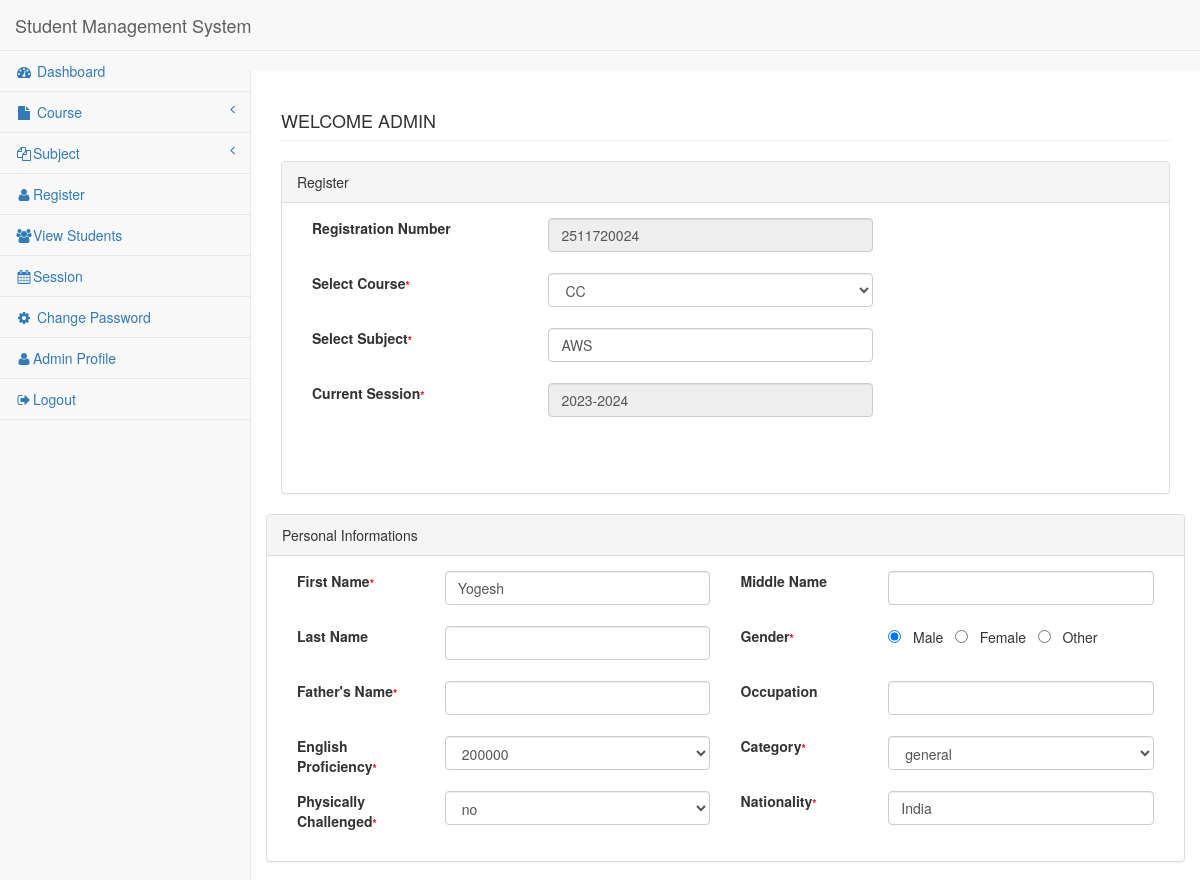
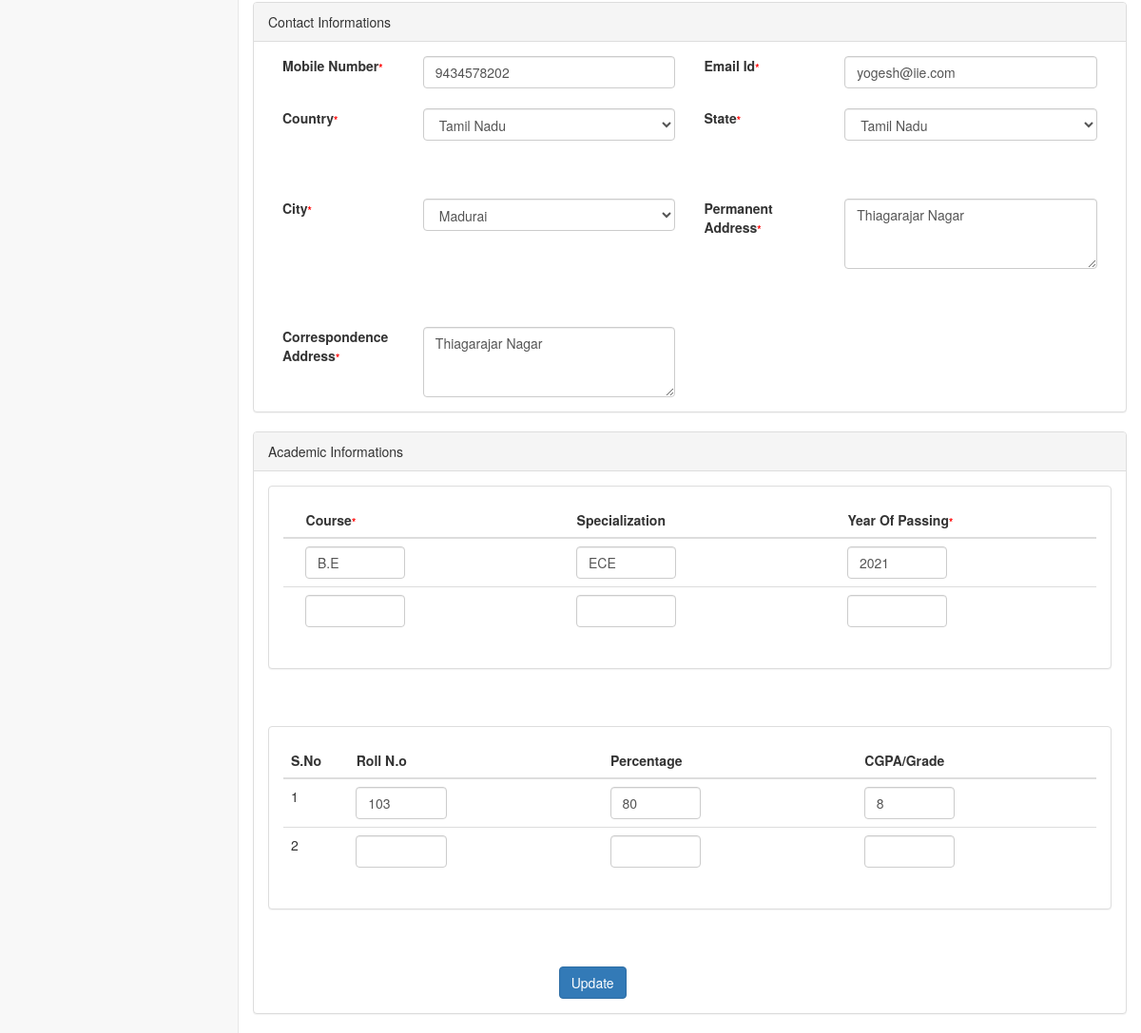
Page /edit-student.php?id=8 (signed in) on the committed database (2 pictures, top to bottom).
### tables this page shows
CREATE TABLE `registration` (
  `id` int(11) NOT NULL,
  `course` varchar(250) NOT NULL,
  `subject` varchar(250) NOT NULL,
  `fname` varchar(250) NOT NULL,
  `mname` varchar(250) NOT NULL,
  `lname` varchar(250) NOT NULL,
  `gender` varchar(50) NOT NULL,
  `gname` varchar(250) NOT NULL,
  `ocp` varchar(50) NOT NULL,
  `income` varchar(250) NOT NULL,
  `category` varchar(250) NOT NULL,
  `pchal` varchar(250) NOT NULL,
  `nationality` varchar(250) NOT NULL,
  `mobno` varchar(50) NOT NULL,
  `emailid` varchar(250) NOT NULL,
  `country` varchar(50) NOT NULL,
  `state` varchar(50) NOT NULL,
  `dist` varchar(50) NOT NULL,
  `padd` text NOT NULL,
  `cadd` text NOT NULL,
  `board` varchar(50) NOT NULL,
  `roll` varchar(50) NOT NULL,
  `pyear` varchar(50) NOT NULL,
  `sub` varchar(250) NOT NULL,
  `marks` bigint(100) NOT NULL,
  `fmarks` bigint(100) NOT NULL,
  `board1` varchar(250) NOT NULL,
  `roll1` varchar(250) NOT NULL,
  `yop1` varchar(250) NOT NULL,
  `sub1` varchar(250) NOT NULL,
  `session` varchar(250) NOT NULL,
  `marks1` varchar(50) NOT NULL,
  `fmarks1` varchar(50) NOT NULL,
  `regno` varchar(250) NOT NULL,
  `regdate` timestamp NOT NULL DEFAULT current_timestamp()
);

CREATE TABLE `tbl_course` (
  `cid` int(11) NOT NULL,
  `cshort` varchar(250) DEFAULT NULL,
  `cfull` varchar(250) DEFAULT NULL,
  `cdate` varchar(50) DEFAULT NULL,
  `update_date` varchar(200) DEFAULT NULL
);

CREATE TABLE `states` (
  `id` int(11) NOT NULL,
  `name` varchar(30) NOT NULL,
  `country_id` int(11) NOT NULL DEFAULT 1
);

### edit-student.php (the view, shortened to what this page needs)
<?php session_start();
include('includes/dbconnection.php');
if (strlen($_SESSION['aid']==0)) {
  header('location:logout.php');
  } else{
?>
<!DOCTYPE html>
<html lang="en">
<head>
<link href="browser_components/bootstrap/dist/css/bootstrap.min.css"
	rel="stylesheet">
<link href="browser_components/metisMenu/dist/metisMenu.min.css"
	rel="stylesheet">
<link href="dist/css/sb-admin-2.css" rel="stylesheet">
<link href="browser_components/font-awesome/css/font-awesome.min.css"
	rel="stylesheet" type="text/css">
</head>
<body>
<form method="post" >
	<div id="wrapper">
    <?php include('leftbar.php')?>;
		<div id="page-wrapper">
			<div class="row">
				<div class="col-lg-12">
					<h4 class="page-header"> <?php echo strtoupper("welcome"." ".htmlentities($_SESSION['login']));?></h4>
				</div>
			</div>
<?php
$sid=intval($_GET['id']);
$query=mysqli_query($con,"SELECT *,states.name as sname,states.id as sid FROM registration
join tbl_course on tbl_course.cid=registration.course left join countries on countries.id=registration.country
LEFT join states on states.id=registration.state where registration.id='$sid'");
while ($res=mysqli_fetch_array($query)) {
?>
			<div class="row">
			<div class="col-lg-12">
			<div class="panel panel-default">
			<div class="panel-heading">Register</div>
			<div class="panel-body">
			<div class="row">
			<div class="col-lg-10">
		<div class="form-group">
		<div class="col-lg-4">
		<label>Registration Number</label>
		</div>
		<div class="col-lg-6">
 <input class="form-control" name="regno"  id="regno"  value="<?php echo $res['regno'];?>" readonly>
	</div>
	 </div>
<br><br>
			<div class="form-group">
		    <div class="col-lg-4">
			<label>Select Course<span id="" style="font-size:11px;color:red">*</span>	</label>
			</div>
			<div class="col-lg-6">
<select class="form-control" name="course-short" id="cshort"  onchange="showSub(this.value)" required="required" >
<option VALUE="<?php echo $cid=$res['cid']?>"><?php echo $res['cshort'];?></option>
</select>
										</div>
										</div>
								<br><br>
		<div class="form-group">
		<div class="col-lg-4">
		<label>Select Subject<span id="" style="font-size:11px;color:red">*</span></label>
		</div>
		<div class="col-lg-6">
 <input class="form-control" name="c-full"  id="c-full"  value="<?php echo $res['subject'];?>">
	</div>
	 </div>
	 <br><br>
			<div class="form-group">
		<div class="col-lg-4">
		<label>Current  Session<span id="" style="font-size:11px;color:red">*</span></label>
		</div>
		<div class="col-lg-6">
	   <input class="form-control" name="session" value="<?php echo htmlentities($res['session']);?>" readonly>
	 </div>
	 <br><br>
	</div>
	<br><br>
				</div>
					</div>
							</div>
						</div>
					</div>
			<div class="row">
			<div class="col-lg-12">
			<div class="panel panel-default">
			<div class="panel-heading">Personal Informations</div>
			<div class="panel-body">
			<div class="row">
			<div class="col-lg-12">
			<div class="form-group">
		    <div class="col-lg-2">
			<label>First Name<span id="" style="font-size:11px;color:red">*</span>	</label>
			</div>
			<div class="col-lg-4">
			<input class="form-control" name="fname" value="<?php echo htmlentities($res['fname']);?>"required="required">
			</div>
			 <div class="col-lg-2">
			<label>Middle Name</label>
			</div>
			<div class="col-lg-4">
			<input class="form-control" name="mname" value="<?php echo htmlentities($res['mname']);?>">
			</div>
			</div>
			<br><br>
		<div class="form-group">
		    <div class="col-lg-2">
			<label>Last Name</label>
			</div>
			<div class="col-lg-4">
			<input class="form-control" name="lname" value="<?php echo htmlentities($res['lname']);?>">
			</div>
			 <div class="col-lg-2">
			<label>Gender<span id="" style="font-size:11px;color:red">*</span></label>
			</div>
			<div class="col-lg-4">
			<?php
			if (strcasecmp($res['gender'],"Male")==0){?>
		 <input type="radio" name="gender" id="male" value="Male" required="required" checked> &nbsp; Male &nbsp;
		 <?php }else{ ?>
		 <input type="radio" name="gender" id="male" value="Male" required="required"> &nbsp; Male &nbsp;
		 <?php }?>
		 <?php
			if (strcasecmp($res['gender'],"female")==0){?>
		 <input type="radio" name="gender" id="female" value="female" checked> &nbsp; Female &nbsp;
		 <?php } else{?>
		 <input type="radio" name="gender" id="female" value="female"> &nbsp; Female &nbsp;
		 <?php }?>
		 <?php
			if (strcasecmp($res['gender'],"other")==0){?>
		 <input type="radio" name="gender" id="other" value="other" checked> &nbsp; Other &nbsp;
		 <?php } else{?>
		 <input type="radio" name="gender" id="other" value="other"> &nbsp; Other &nbsp;
		 <?php }?>
			</div>
			</div>
	<br><br>
		     <div class="form-group">
			 <div class="col-lg-2">
			<label>Father's Name<span id="" style="font-size:11px;color:red">*</span>	</label>
			</div>
			<div class="col-lg-4">
			<input class="form-control" name="gname" required="required"
			value="<?php echo htmlentities($res['gname']);?>">
			</div>
			 <div class="col-lg-2">
			<label>Occupation</label>
			</div>
			<div class="col-lg-4">
			<input class="form-control" name="ocp" id="ocp" value="<?php echo htmlentities($res['ocp']);?>">
			</div>
			</div>
			<br><br>
		     <div class="form-group">
			 <div class="col-lg-2">
			<label>English Proficiency<span id="" style="font-size:11px;color:red">*</span></label>
			</div>
			<div class="col-lg-4">
			<select class="form-control" name="income"  id="income"required="required" >
        <option value="<?php echo htmlentities($res['income']);?>"><?php echo htmlentities($res['income']);?></option>
       </select>
			</div>
			 <div class="col-lg-2">
			<label>Category<span id="" style="font-size:11px;color:red">*</span></label>
			</div>
			<div class="col-lg-4">
			<select class="form-control" name="category"  id="category" required="required" >
        <option value="<?php echo htmlentities($res['category']);?>"><?php echo htmlentities($res['category']);?></option>
       </select>
			</div>
			</div>
			<br><br>
		     <div class="form-group">
			 <div class="col-lg-2">
			<label>Physically Challenged<span id="" style="font-size:11px;color:red">*</span></label>
			</div>
			<div class="col-lg-4">
			<select class="form-control" name="ph"  id="ph"required="required" >
        <option VALUE="<?php echo htmlentities($res['pchal']);?>"><?php echo htmlentities($res['pchal']);?></option>
       </select>
			</div>
			 <div class="col-lg-2">
			<label>Nationality<span id="" style="font-size:11px;color:red">*</span></label>
			</div>
			<div class="col-lg-4">
			<input class="form-control" name="nation" id="nation" required="required"
			value="<?php echo htmlentities($res['nationality']);?>">
			</div>
			</div>
			<br><br>
			</div>
			<br><br>
		</div>
      	</div>
		</div>
		<div class="row">
			<div class="col-lg-12">
			<div class="panel panel-default">
			<div class="panel-heading">Contact Informations</div>
			<div class="panel-body">
			<div class="row">
			<div class="col-lg-12">
			<div class="form-group">
		    <div class="col-lg-2">
			<label>Mobile Number<span id="" style="font-size:11px;color:red">*</span>	</label>
			</div>
			<div class="col-lg-4">
			<input class="form-control" type="number" name="mobno" required="required" maxlength="10"
			   value="<?php echo htmlentities($res['mobno']);?>">
			</div>
			 <div class="col-lg-2">
			<label>Email Id<span id="" style="font-size:11px;color:red">*</span></label>
			</div>
			<div class="col-lg-4">
			<input class="form-control"  type="email" name="email" required="required"
			value="<?php echo htmlentities($res['emailid']);?>">
			</div>
			</div>
			<br><br>
		<div class="form-group">
		    <div class="col-lg-2">
			<label>Country<span id="" style="font-size:11px;color:red">*</span></label>
			</div>
			<div class="col-lg-4">
			<select class="form-control" name="country" id="country" onchange="showState(this.value)"
			required="required"  value="<?php echo htmlentities($res['country']);?>">
 <option VALUE="<?php echo htmlentities($res['country']);?>"><?php echo htmlentities($res['name'])?></option>
				<?php $ret=mysqli_query($con,"SELECT * FROM countries");
				while($res3=mysqli_fetch_array($ret)){
				?>
   <option VALUE="<?php echo htmlentities($res3['id']);?>"><?php echo htmlentities($res3['name'])?></option>
                    <?php }?>   </select>
			</div>
			 <div class="col-lg-2">
			<label>State<span id="" style="font-size:11px;color:red">*</span></label>
			</div>
			<div class="col-lg-4">
 <select name="state" id="state"  class="form-control" onchange="showDist(this.value)" required="required">
    <option VALUE="<?php echo htmlentities($res['sid']);?>"><?php echo htmlentities($res['sname'])?></option>
        </select>
			</div>
			</div>
	<br><br><br><br>
		     <div class="form-group">
			 <div class="col-lg-2">
			<label>City<span id="" style="font-size:11px;color:red">*</span>	</label>
			</div>
			<div class="col-lg-4">
           <select name="city" id="dist"  class="form-control" onchange="showDist(this.value)" >
     <option VALUE="<?php echo htmlentities($res['dist']);?>"><?php echo htmlentities($res['dist'])?></option>
		</select>
			</div>
			 <div class="col-lg-2">
			<label>Permanent Address<span id="" style="font-size:11px;color:red">*</span></label>
			</div>
			<div class="col-lg-4">
			<textarea class="form-control" rows="3" name="padd"><?php echo htmlentities($res['padd']);?></textarea>
			</div>
			</div>
			<br><br><br><br>
			<br><br>
		     <div class="form-group">
			 <div class="col-lg-2">
			<label>Correspondence Address<span id="" style="font-size:11px;color:red">*</span>
			</label>
			</div>
			<div class="col-lg-4">
      <textarea class="form-control" rows="3" name="cadd"><?php echo htmlentities($res['cadd']);?></textarea>
			</div>
			 <div class="col-lg-2">
			</div>
			<div class="col-lg-4">
			</div>
			</div>
			<br><br>
			</div>
			<br><br>
		</div>
      	</div>
		</div>
        <div class="row">
			<div class="col-lg-12">
			<div class="panel panel-default">
			<div class="panel-heading">Academic Informations</div>
			<div class="panel-body">
			<div class="row">
			<div class="col-lg-12">
			<div class="form-group">
		    <div class="panel panel-default">
                        <div class="panel-body">
                            <div class="table-responsive">
                                <table class="table">
                                    <thead>
                                        <tr>
                                         <div class="col-lg-6">
			<th>&nbsp;&nbsp;&nbsp;&nbsp;Course<span id="" style="font-size:11px;color:red">*</span>	</label></th>
			</div>
            <div class="col-lg-6">
			<th>&nbsp;&nbsp;&nbsp;&nbsp;Specialization</th>
			</div>
              <div class="col-lg-6">
			 <th>&nbsp;&nbsp;&nbsp;&nbsp;Year Of Passing<span id="" style="font-size:11px;color:red">*</span></th>
			</div>
            </tr>
                                    </thead>
                                    <tbody>
                                        <tr>
                  <td><div class="col-lg-6">
				  <input class="form-control" type="text" name="board1" value="<?php echo htmlentities($res['board']);?>">
				  </div></td>
                  <td><div class="col-lg-6">
			<input class="form-control" type="text" name="roll1" value="<?php echo htmlentities($res['roll']);?>">
			</div></td>
            <td><div class="col-lg-6">
			<input class="form-control"  type="text" name="pyear1" value="<?php echo htmlentities($res['pyear']);?>">
			</div></td>
                  </tr>
              <tr>
                  <td><div class="col-lg-6">
				  <input class="form-control" type="text" name="board2" value="<?php echo htmlentities($res['board1']);?>">
				  </div></td>
                  <td><div class="col-lg-6">
			<input class="form-control" type="text" name="roll2" value="<?php echo htmlentities($res['roll1']);?>">
			</div></td>
            <td><div class="col-lg-6">
			<input class="form-control"  type="text" name="pyear2" value="<?php echo htmlentities($res['yop1']);?>">
			</div></td>
                  </tr>
                                    </tbody>
                                </table>
                            </div>
                    </div>
                </div>
			</div>
			<br><br>
		  </div>
			<br><br>
			<br><br>
			<div class="col-lg-12">
			<div class="form-group">
		    <div class="panel panel-default">
                        <div class="panel-body">
                            <div class="table-responsive">
                                <table class="table">
                                    <thead>
                                        <tr>
                                         <div class="col-lg-6">
			<th>S.No</th>
			</div>
            <div class="col-lg-6">
			<th>&nbsp;&nbsp;&nbsp;&nbsp;Roll N.o</th>
			</div>
              <div class="col-lg-6">
			 <th>&nbsp;&nbsp;&nbsp;&nbsp;Percentage</th>
			</div>
             <div class="col-lg-6">
			   <th>&nbsp;&nbsp;&nbsp;&nbsp;CGPA/Grade</th>
			</div>
                                        </tr>
                                    </thead>
                                    <tbody>
                                        <tr>
                  <td>1</td>
                  <td><div class="col-lg-6">
			<input class="form-control"  type="text" name="sub1" value="<?php echo htmlentities($res['sub']);?>">
			</div></td>
                  <td><div class="col-lg-6">
			<input class="form-control"  type="text" name="marks1" value="<?php echo htmlentities($res['marks']);?>">
			</div></td>
			                  <td><div class="col-lg-6">
			<input class="form-control"  type="text" name="fmarks1" value="<?php echo htmlentities($res['fmarks']);?>">
			</div></td>
                  </tr>
	         <tr>
                  <td>2</td>
                  <td><div class="col-lg-6">
			<input class="form-control"  type="text" name="sub2" value="<?php echo htmlentities($res['sub1']);?>">
			</div></td>
                  <td><div class="col-lg-6">
			<input class="form-control"  type="text" name="marks2" value="<?php echo htmlentities($res['marks1']);?>">
			</div></td>
			                  <td><div class="col-lg-6">
			<input class="form-control"  type="text" name="fmarks2" value="<?php echo htmlentities($res['fmarks1']);?>">
			</div></td>
                  </tr>
                                    </tbody>
                                </table>
                            </div>
<?php } ?>
                    </div>
                </div>
			</div>
		  </div>
			<br>
	<div class="form-group">
	<div class="col-lg-4">
	</div>
	<div class="col-lg-6"><br><br>
	<input type="submit" class="btn btn-primary" name="submit" value="Update"></button>
	</div>
	</div>
	</div>
	</div>
				</div>
			</div>
		</div>
	</div>
</form>
</body>
</html>
<?php } ?>

### rows in the picture
registration: regno "2511720024", course-short "CC", c-full "AWS", session "2023-2024", fname "Yogesh", income "200000", category "general", ph "no", nation "India", mobno "9434578202", email "yogesh@iie.com", country "Tamil Nadu", state "Tamil Nadu", city "Madurai", padd "Thiagarajar Nagar", cadd "Thiagarajar Nagar", board1 "B.E", roll1 "ECE", pyear1 "2021", sub1 "103", marks1 "80", fmarks1 "8"
